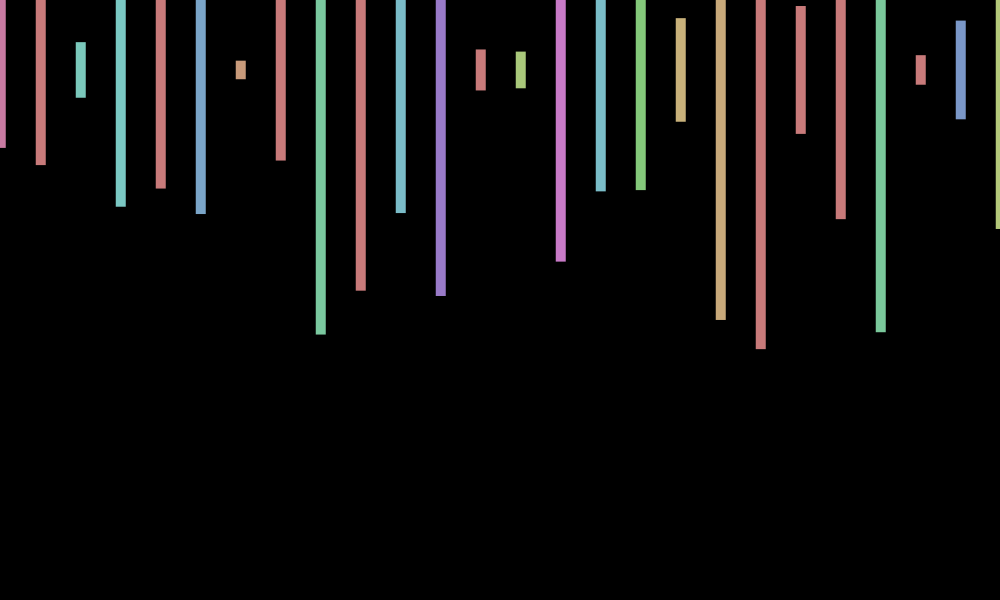
Frame 1 (no input)
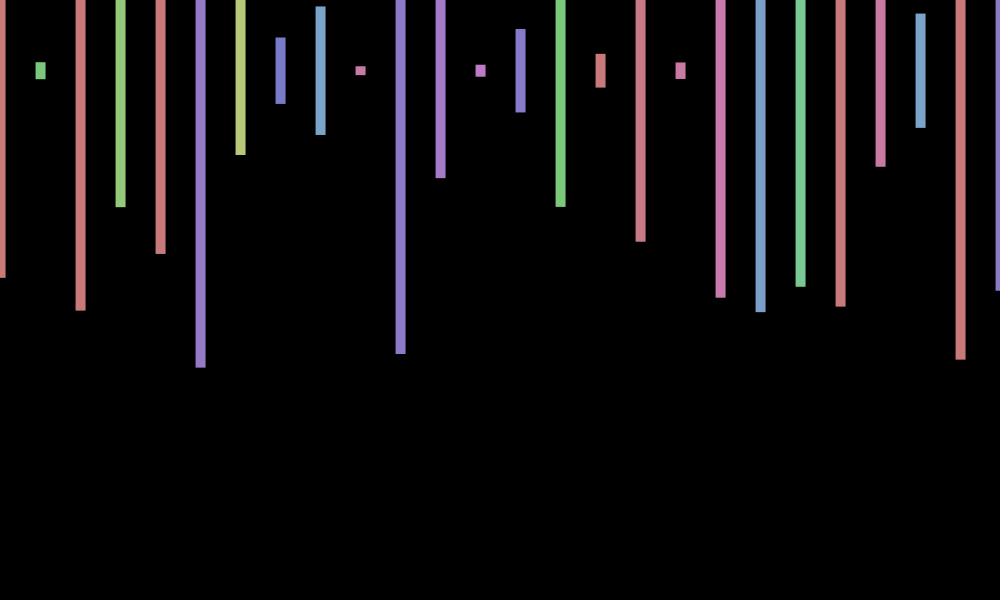
Frame 60 (the mouse pressed at the canvas centre just before this capture)
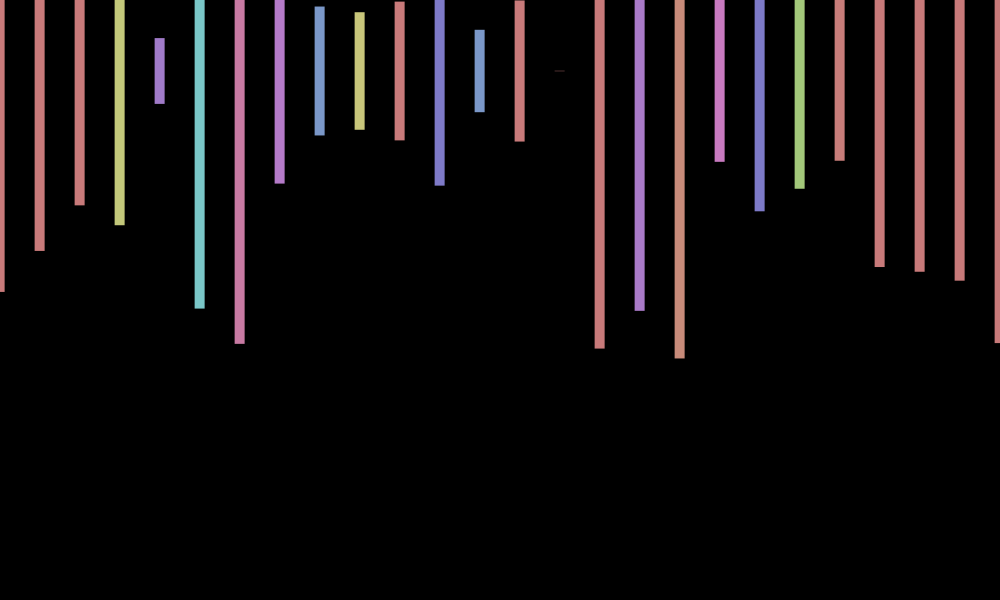
Frame 120 (the mouse held since frame 60 and released just before this capture)

The Processing sketch that drew these frames (run headless with seeded random() and noise(); from frame 60 on, the mouse is pressed at the canvas centre):

// Processing sketch: Midterm_01
// ── Midterm_01.pde

float speed = 7;

void setup() {
  size(1000, 600);
  noStroke();
  colorMode(HSB);
  smooth();
}

void draw() {
  background(0);
    float j = 0;
    while( j < width) {
    float x = j * 20 + cos(frameCount * speed);
    float y = 50 + sin(x * TWO_PI *2);
    fill(random(360), 100, 360, 200);
    rectMode(CENTER);
    rect(x, y+20, 10, random(height));
    rotate(PI);
    j++;
    }
    
       
  
}

void keyPressed() {
  if (keyPressed)
      if(key == ' ') {
      float j = 0;
    while( j < width) {
    float x = j * 20 + cos(frameCount * speed);
    float y = 50 + sin(x * TWO_PI *2);
    fill(random(360), 100, 360, 200);
    ellipseMode(CENTER);
    ellipse(x, y+400, 60, 60);
    rotate(PI);
    j++;
    }
  }
}
